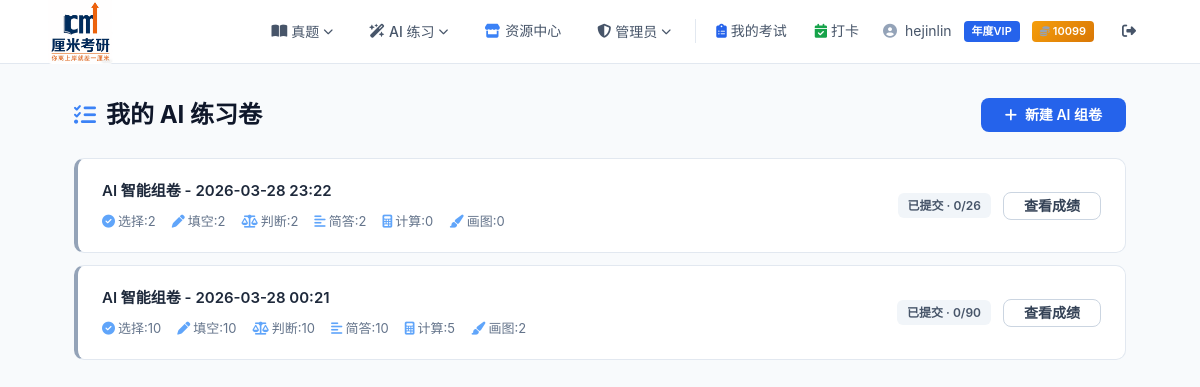
The page /ai-test/list/ (signed in) on the database its author committed.
### user/models.py (models this page shows, shortened)
class User(AbstractUser):
    VIP_CHOICES = [
        (0, "普通用户"),
        (1, "月度VIP"),
        (2, "季度VIP"),
        (3, "年度VIP"),
    ]
    vip_level = models.IntegerField(choices=VIP_CHOICES, default=0, verbose_name="VIP等级")
    vip_start_date = models.DateTimeField(null=True, blank=True, verbose_name="VIP开通时间")
    vip_expire_date = models.DateTimeField(null=True, blank=True, verbose_name="VIP过期时间")
    email_verified = models.BooleanField(default=False, verbose_name="邮箱已验证")
    email_token = models.UUIDField(null=True, blank=True, verbose_name="验证令牌")
    coins = models.IntegerField(default=0, verbose_name="站内点数")
    class Meta:
        verbose_name = "用户"
        verbose_name_plural = "用户"
    def is_vip(self):
        if self.vip_level == 0:
            return False
        if self.vip_expire_date is None:
            return False
        from django.utils import timezone
        return self.vip_expire_date > timezone.now()

### ai_test/models.py (models this page shows, shortened)
class AIExam(models.Model):
    STATUS_CHOICES = [
        ("pending", "生成中"),
        ("completed", "待练习"),
        ("taking", "作答中"),
        ("submitted", "已提交"),
    ]
    user = models.ForeignKey(settings.AUTH_USER_MODEL, on_delete=models.CASCADE, verbose_name="用户")
    subject = models.ForeignKey("kaoyan_app.Subject", on_delete=models.CASCADE, verbose_name="专业课")
    status = models.CharField(max_length=20, choices=STATUS_CHOICES, default="pending", verbose_name="状态")
    task_id = models.CharField(max_length=100, null=True, blank=True, verbose_name="异步任务ID")
    created_at = models.DateTimeField(auto_now_add=True, verbose_name="创建时间")
    completed_at = models.DateTimeField(null=True, blank=True, verbose_name="生成完成时间")
    started_at = models.DateTimeField(null=True, blank=True, verbose_name="开始作答时间")
    duration_seconds = models.IntegerField(default=0, verbose_name="作答时长(秒)")
    score = models.IntegerField(default=0, verbose_name="客观题得分")
    total_objective_score = models.IntegerField(default=0, verbose_name="客观题总分")
    choice_count = models.IntegerField(default=0, verbose_name="选择题数量")
    fill_count = models.IntegerField(default=0, verbose_name="填空题数量")
    judge_count = models.IntegerField(default=0, verbose_name="判断题数量")
    short_count = models.IntegerField(default=0, verbose_name="简答题数量")
    calc_count = models.IntegerField(default=0, verbose_name="计算题数量")
    draw_count = models.IntegerField(default=0, verbose_name="画图题数量")
    class Meta:
        verbose_name = "AI智能试卷"
        verbose_name_plural = "AI智能试卷"
        ordering = ["-created_at"]

### kaoyan_project/vip_utils.py (the view)
    @login_required
    def wrapper(request, *args, **kwargs):
        if not request.user.is_vip():
            return redirect(
                reverse("user:vip") + "?from=" + view_func.__name__
            )
        return view_func(request, *args, **kwargs)

### ai_test/views.py (called while the page is built)
@vip_required
def ai_exam_list(request):
    exams = AIExam.objects.filter(user=request.user).order_by("-created_at")
    return render(request, "ai_test/ai_exam_list.html", {"exams": exams})

### kaoyan_project/vip_utils.py (called while the page is built, shortened)
def vip_required(view_func):
    @login_required
    def wrapper(request, *args, **kwargs):
        if not request.user.is_vip():
            return redirect(
                reverse("user:vip") + "?from=" + view_func.__name__
            )
        return view_func(request, *args, **kwargs)
    wrapper.__name__ = view_func.__name__
    wrapper.__doc__ = view_func.__doc__
    return wrapper

def vip_context(request):
    user = request.user
    if user.is_authenticated:
        is_vip = user.is_vip()
        vip_label = dict(user.VIP_CHOICES).get(user.vip_level, "")
        return {
            "is_vip": is_vip,
            "vip_label": vip_label,
            "is_free_user": not is_vip,
            "user_coins": user.coins,
        }

### ai_test/templates/ai_test/ai_exam_list.html (shortened to what this page needs)
{% extends "user/base.html" %}
{% block content %}
<div class="list-header">
    <h1 class="page-title" style="margin:0;"><i class="fa-solid fa-list-check"></i> 我的 AI 练习卷</h1>
    <a href="{% url 'ai_test:ai_exam_create' %}" class="btn btn-primary"><i class="fa-solid fa-plus"></i> 新建 AI 组卷</a>
</div>
{% if exams %}
<div id="exam-list-container">
    {% for exam in exams %}
    <div class="card exam-item status-{{ exam.status }}" data-exam-id="{{ exam.id }}">
        <div class="exam-info">
            <h3>AI 智能组卷 - {{ exam.created_at|date:"Y-m-d H:i" }}</h3>
            <div class="exam-meta">
                <span><i class="fa-solid fa-circle-check" style="margin-right:3px;color:var(--blue-400);"></i>选择:{{ exam.choice_count }}</span>
                <span><i class="fa-solid fa-pen" style="margin-right:3px;color:var(--blue-400);"></i>填空:{{ exam.fill_count }}</span>
                <span><i class="fa-solid fa-scale-balanced" style="margin-right:3px;color:var(--blue-400);"></i>判断:{{ exam.judge_count }}</span>
                <span><i class="fa-solid fa-align-left" style="margin-right:3px;color:var(--blue-400);"></i>简答:{{ exam.short_count }}</span>
                <span><i class="fa-solid fa-calculator" style="margin-right:3px;color:var(--blue-400);"></i>计算:{{ exam.calc_count }}</span>
                <span><i class="fa-solid fa-paintbrush" style="margin-right:3px;color:var(--blue-400);"></i>画图:{{ exam.draw_count }}</span>
            </div>
        </div>
        <div class="exam-actions" id="actions-{{ exam.id }}">
            {% if exam.status == 'pending' %}
            <span class="badge badge-gray" style="display:inline-flex;align-items:center;gap:6px;"><span class="spinner"></span> 大模型生成中...</span>
            {% elif exam.status == 'completed' %}
            <div style="display:flex;align-items:center;gap:12px;">
                <span class="badge badge-blue">待练习</span>
                <a href="{% url 'ai_test:ai_exam_take' exam.id %}" class="btn btn-primary" style="padding:6px 20px;font-size:14px;">开始练习</a>
            </div>
            {% elif exam.status == 'taking' %}
            <div style="display:flex;align-items:center;gap:12px;">
                <span class="badge badge-green"><i class="fa-solid fa-pen" style="margin-right:3px;"></i>作答中</span>
                <a href="{% url 'ai_test:ai_exam_take' exam.id %}" class="btn btn-primary" style="padding:6px 20px;font-size:14px;">继续作答</a>
            </div>
            {% elif exam.status == 'submitted' %}
            <div style="display:flex;align-items:center;gap:12px;">
                <span class="badge badge-gray">已提交 · {{ exam.score }}/{{ exam.total_objective_score }}</span>
                <a href="{% url 'ai_test:ai_exam_result' exam.id %}" class="btn btn-outline" style="padding:6px 20px;font-size:14px;">查看成绩</a>
            </div>
            {% endif %}
        </div>
    </div>
    {% endfor %}
</div>
{% else %}
<div class="empty-state">
    <i class="fa-solid fa-wand-magic-sparkles"></i>
    <p>暂无 AI 组卷记录</p>
    <div style="margin-top:20px;"><a href="{% url 'ai_test:ai_exam_create' %}" class="btn btn-primary"><i class="fa-solid fa-plus"></i> 新建 AI 组卷</a></div>
</div>
{% endif %}
{% endblock %}

### user/templates/user/base.html (shortened to what this page needs)
{% load static %}
<!DOCTYPE html>
<html lang="zh-CN">
<head>
    <link rel="stylesheet" href="https://cdnjs.cloudflare.com/ajax/libs/font-awesome/6.5.1/css/all.min.css">
</head>
<body>
    <nav class="navbar">
        <a href="{% url 'user:home' %}" class="logo">
            <img src="{% static 'images/CM.png' %}" alt="厘米考研" style="height:65px;width:auto;border-radius:4px;">
        </a>
        <div class="nav-links">
            <div class="nav-dropdown" onclick="this.classList.toggle('open')">
                <button class="nav-dropdown-toggle">
                    <i class="fa-solid fa-book-open"></i> 真题 <i class="fa-solid fa-chevron-down caret"></i>
                </button>
            </div>
            <div class="nav-dropdown" onclick="this.classList.toggle('open')">
                <button class="nav-dropdown-toggle">
                    <i class="fa-solid fa-wand-magic-sparkles"></i> AI 练习 <i class="fa-solid fa-chevron-down caret"></i>
                </button>
            </div>
            <a href="{% url 'res_center:list' %}" style="color:var(--gray-600); text-decoration:none; font-size:14px; font-weight:500; padding:8px 16px; border-radius:var(--radius); transition:all 0.2s; display:inline-flex; align-items:center; gap:5px;">
                <i class="fa-solid fa-store" style="color:var(--blue-500);"></i> 资源中心
            </a>
            {% if user.is_authenticated and user.is_staff %}
            <div class="nav-dropdown" onclick="this.classList.toggle('open')">
                <button class="nav-dropdown-toggle">
                    <i class="fa-solid fa-shield-halved"></i> 管理员 <i class="fa-solid fa-chevron-down caret"></i>
                </button>
            </div>
            {% endif %}
            {% if user.is_authenticated %}
                <a href="{% url 'user:my_exams' %}" style="color:var(--gray-600); text-decoration:none; font-size:14px; font-weight:500; padding:8px 12px; border-radius:var(--radius); transition:all 0.2s; display:inline-flex; align-items:center; gap:4px;">
                    <i class="fa-solid fa-clipboard-list" style="color:var(--blue-600);"></i> 我的考试
                </a>
                <a href="{% url 'user:checkin_calendar' %}" style="color:var(--gray-600); text-decoration:none; font-size:14px; font-weight:500; padding:8px 12px; border-radius:var(--radius); transition:all 0.2s; display:inline-flex; align-items:center; gap:4px;">
                    <i class="fa-solid fa-calendar-check" style="color:#16a34a;"></i> 打卡
                </a>
                <div class="nav-user">
                    <i class="fa-solid fa-circle-user"></i>
                    {{ user.username }}
                    {% if is_vip %}<span class="vip-tag">{{ vip_label }}</span>{% endif %}
                    <span class="coin-tag" style="background:linear-gradient(135deg,#f59e0b,#d97706);color:#fff;font-size:11px;font-weight:600;padding:2px 8px;border-radius:4px;margin-left:4px;display:inline-flex;align-items:center;gap:3px;">
                        <i class="fa-solid fa-coins" style="font-size:10px;"></i> {{ user_coins }}
                    </span>
                </div>
                <a href="{% url 'user:logout' %}" class="btn-ghost"><i class="fa-solid fa-right-from-bracket"></i></a>
            {% else %}
                <a href="{% url 'user:login' %}" class="btn btn-outline">登录</a>
                <a href="{% url 'user:register' %}" class="btn btn-primary">注册</a>
            {% endif %}
        </div>
    </nav>
    <div class="main-content">
        {% block content %}{% endblock %}
    </div>
</body>
</html>

### user/templates/user/base.html (style rules this page uses)
:root { --blue-50: #eff6ff; --blue-100: #dbeafe; --blue-200: #bfdbfe; --blue-400: #60a5fa; --blue-500: #3b82f6; --blue-600: #2563eb; --blue-700: #1d4ed8; --blue-800: #1e40af; --blue-900: #1e3a5f; --gray-50: #f8fafc; --gray-100: #f1f5f9; --gray-200: #e2e8f0; --gray-300: #cbd5e1; --gray-400: #94a3b8; --gray-500: #64748b; --gray-600: #475569; --gray-700: #334155; --gray-800: #1e293b; --gray-900: #0f172a; --white: #ffffff; --radius: 10px; --shadow-sm: 0 1px 3px rgba(0,0,0,0.06); --shadow: 0 2px 12px rgba(0,0,0,0.08); --shadow-lg: 0 8px 30px rgba(0,0,0,0.12); }
* { margin: 0; padding: 0; box-sizing: border-box; }
body { font-family: -apple-system, BlinkMacSystemFont, "Segoe UI", Roboto, "PingFang SC", "Microsoft YaHei", sans-serif; background: var(--gray-50); color: var(--gray-800); min-height: 100vh; line-height: 1.6; }
a { color: var(--blue-600); text-decoration: none; }
.navbar { background: var(--white); border-bottom: 1px solid var(--gray-200); height: 64px; display: flex; align-items: center; justify-content: space-between; padding: 0 48px; position: sticky; top: 0; z-index: 100; }
.navbar .logo { font-size: 20px; font-weight: 700; color: var(--blue-800); text-decoration: none; display: flex; align-items: center; gap: 10px; }
.navbar .nav-links { display: flex; align-items: center; gap: 4px; }
.navbar .nav-links a { color: var(--gray-600); text-decoration: none; font-size: 14px; font-weight: 500; padding: 8px 16px; border-radius: var(--radius); transition: all 0.2s; }
.nav-dropdown { position: relative; }
.nav-dropdown-toggle { color: var(--gray-600); text-decoration: none; font-size: 14px; font-weight: 500; padding: 8px 16px; border-radius: var(--radius); transition: all 0.2s; cursor: pointer; display: flex; align-items: center; gap: 4px; background: none; border: none; font-family: inherit; }
.nav-dropdown-toggle .caret { font-size: 10px; transition: transform 0.2s; }
.nav-user { display: flex; align-items: center; gap: 8px; font-size: 14px; color: var(--gray-600); padding: 0 8px; }
.nav-user i { color: var(--gray-400); }
.vip-tag { background: var(--blue-600); color: var(--white); font-size: 11px; font-weight: 600; padding: 2px 8px; border-radius: 4px; margin-left: 4px; }
.main-content { max-width: 1100px; margin: 0 auto; padding: 32px 24px 60px; }
.page-title { font-size: 24px; font-weight: 700; color: var(--gray-900); display: flex; align-items: center; gap: 10px; }
.page-title i { color: var(--blue-500); font-size: 22px; }
.card { background: var(--white); border-radius: var(--radius); border: 1px solid var(--gray-200); padding: 32px; }
.btn { display: inline-flex; align-items: center; justify-content: center; gap: 8px; padding: 10px 24px; border: none; border-radius: 8px; font-size: 14px; font-weight: 600; cursor: pointer; text-decoration: none; transition: all 0.2s; line-height: 1; }
.btn-primary { background: var(--blue-600); color: var(--white); }
.btn-outline { background: var(--white); border: 1px solid var(--gray-300); color: var(--gray-700); }
.btn-ghost { background: transparent; color: var(--gray-600); padding: 8px 16px; }
.badge { display: inline-flex; align-items: center; padding: 3px 10px; border-radius: 6px; font-size: 12px; font-weight: 600; }
.badge-gray { background: var(--gray-100); color: var(--gray-600); }

### ai_test/templates/ai_test/ai_exam_list.html (style rules this page uses)
.list-header { display:flex;justify-content:space-between;align-items:center;margin-bottom:24px; }
.exam-item { padding:20px 24px;margin-bottom:12px;display:flex;justify-content:space-between;align-items:center;border-left:4px solid transparent;transition:box-shadow 0.2s; }
.exam-item.status-submitted { border-left-color:var(--gray-400); }
.exam-info h3 { margin:0 0 8px;font-size:15px;font-weight:600;color:var(--gray-800); }
.exam-meta { font-size:13px;color:var(--gray-500);display:flex;gap:16px;flex-wrap:wrap; }

### rows shown on the page
User: username "hejinlin"
AIExam: created_at "2026-03-28 23:22", choice_count "2", fill_count "2", judge_count "2", short_count "2", calc_count "0", draw_count "0", score "0", total_objective_score "26"
AIExam: created_at "2026-03-28 00:21", choice_count "10", fill_count "10", judge_count "10", short_count "10", calc_count "5", draw_count "2", score "0", total_objective_score "90"

### other values the page prints
{{ vip_label }} "年度VIP"
{{ user_coins }} "10099"
